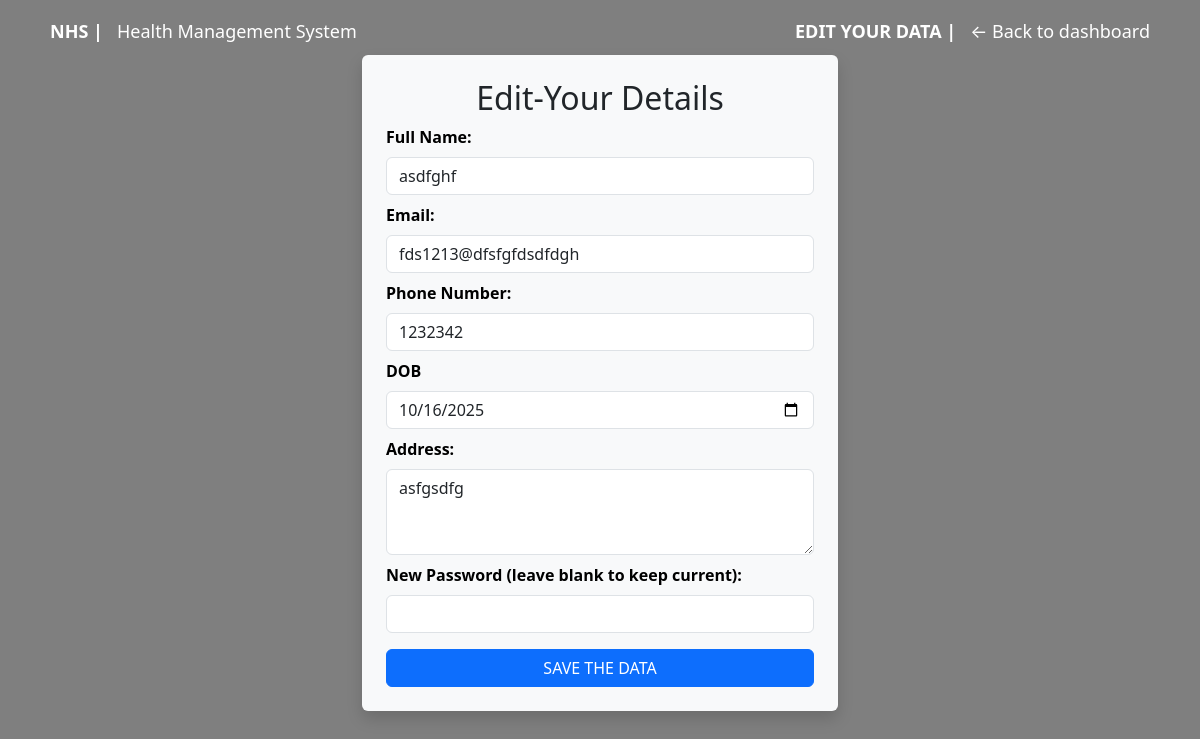
Before: /patient/patients/edit/5 with the older database file.
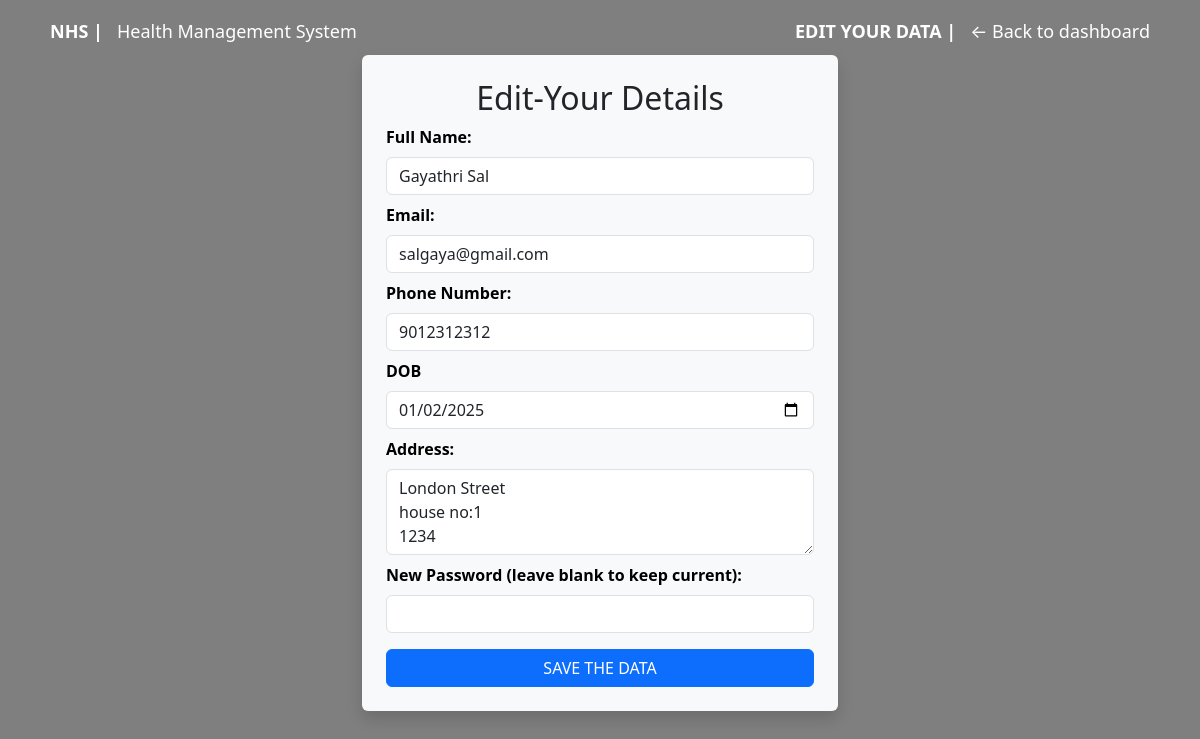
After: the same page with the newer database file.
### models/patient.py (models this page shows, shortened)
class Patient(db.Model, UserMixin):
    __tablename__ = 'patient'
    p_id = db.Column(db.Integer, primary_key=True, autoincrement=True)
    p_email = db.Column(db.String(225), unique=True, nullable=False)
    p_name = db.Column(db.String(225), nullable=False)
    p_password = db.Column(db.String(225), nullable=False)
    p_address = db.Column(db.String(225), nullable=False)
    p_dob = db.Column(db.Date, nullable=False)
    p_tel = db.Column(db.String(15), nullable=True)
    appointments = db.relationship(
        'Appointment',
        back_populates='patient',
        cascade='all, delete-orphan'
    )
    details = db.relationship(
        'PatientDetails',
        uselist=False,
        back_populates='patient',
        cascade='all, delete-orphan'
    )

### app/routes/patient/edit_data.py (the view, shortened to what this page needs)
@csrf.exempt
@patient_bp.route('/patients/edit/<int:patient_id>', methods=['GET', 'POST'])
def edit_data(patient_id):
    patient = Patient.query.get_or_404(patient_id)
    return render_template('patient/edit_data.html', patient=patient)

### app/templates/patient/edit_data.html (shortened to what this page needs)
{% extends 'layout.html' %}
{% block body %} landing-page {% endblock %}
{% block navbar %}
<div class="container nav_bar">
    <div class="d-flex justify-content-between align-items-center mt-2">
        <div><a href="{{ url_for('main.landing_page') }}"><strong>NHS |</strong> &nbsp; Health Management System</a></div>
        <div><a href="{{ url_for('patient.dashboard') }}"><strong> EDIT YOUR DATA |</strong> &nbsp; ← Back to dashboard</a></div>
    </div>
</div>
{% endblock %}
{% block body__content %}
<div class="main_container register_form d-flex justify-content-center align-items-start" style="min-height:40vh;">
    <div class="container" style="max-width: 500px;">
    <form method="POST" autocomplete="off" action="{{ url_for('patient.edit_data', patient_id=patient.p_id) }}" class="p-4 bg-light rounded shadow">
      <h2 class="text-center mb-2">Edit-Your Details</h2>
      <div class="mb-2">
        <label for="p_name" class="form-label fw-semibold">Full Name:</label>
        <input type="text" class="form-control" value="{{ patient.p_name }}" id="p_name" name="p_name" required>
      </div>
      <div class="mb-2">
        <label for="p_email" class="form-label fw-semibold">Email:</label>
        <input type="email" class="form-control" value="{{ patient.p_email }}" id="p_email" name="p_email" required>
      </div>
      <div class="mb-2">
        <label for="p_tel" class="form-label fw-semibold">Phone Number:</label>
        <input type="text" class="form-control" value="{{ patient.p_tel }}" id="p_tel" maxlength="10" name="p_tel">
      </div>
      <div class="mb-2">
        <label for="p_dob" class="form-label fw-semibold">DOB</label>
        <input type="date" class="form-control" id="p_dob" value="{{ patient.p_dob }}" name="p_dob">
      </div>
      <div class="mb-2">
        <label for="p_address" class="form-label fw-semibold">Address:</label>
        <textarea class="form-control" id="p_address" name="p_address" required maxlength="225" rows="3" placeholder="Enter your address">{{ patient.p_address }}</textarea>
      </div>
      <div class="mb-2">
        <label for="p_password" class="form-label fw-semibold">New Password (leave blank to keep current):</label>
        <input class="form-control" type="password" name="new_password">
      </div>
      <button type="submit" class="btn btn-primary w-100 mt-2">SAVE THE DATA</button>
    </form>
  </div>
</div>
{% endblock %}

Changed rows visible on the page:
changed Patient: p_name "asdfghf" → "Gayathri Sal"; p_email "fds1213@dfsfgfdsdfdgh" → "salgaya@gmail.com"; p_tel "1232342" → "9012312312"; p_dob "10/16/2025" → "01/02/2025"; p_address "asfgsdfg" → "London Street house no:1 1234"
